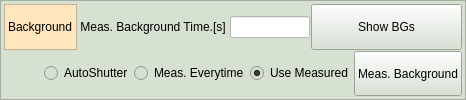
           <widget class="QFrame" name="frame_15">
            <property name="styleSheet">
             <string notr="true">background-color: rgb(215, 225, 210);</string>
            </property>
            <property name="frameShape">
             <enum>QFrame::StyledPanel</enum>
            </property>
            <property name="frameShadow">
             <enum>QFrame::Raised</enum>
            </property>
            <layout class="QGridLayout" name="gridLayout">
             <property name="leftMargin">
              <number>3</number>
             </property>
             <property name="topMargin">
              <number>3</number>
             </property>
             <property name="rightMargin">
              <number>3</number>
             </property>
             <property name="bottomMargin">
              <number>3</number>
             </property>
             <property name="spacing">
              <number>1</number>
             </property>
             <item row="0" column="0">
              <widget class="QLabel" name="label_4">
               <property name="sizePolicy">
                <sizepolicy hsizetype="Maximum" vsizetype="Preferred">
                 <horstretch>0</horstretch>
                 <verstretch>0</verstretch>
                </sizepolicy>
               </property>
               <property name="styleSheet">
                <string notr="true">background-color: rgb(255, 230,190);</string>
               </property>
               <property name="frameShape">
                <enum>QFrame::StyledPanel</enum>
               </property>
               <property name="frameShadow">
                <enum>QFrame::Raised</enum>
               </property>
               <property name="text">
                <string>Background</string>
               </property>
              </widget>
             </item>
             <item row="0" column="1">
              <layout class="QHBoxLayout" name="horizontalLayout_15">
               <item>
                <widget class="QLabel" name="label_7">
                 <property name="sizePolicy">
                  <sizepolicy hsizetype="Preferred" vsizetype="Preferred">
                   <horstretch>0</horstretch>
                   <verstretch>0</verstretch>
                  </sizepolicy>
                 </property>
                 <property name="text">
                  <string>Meas. Background Time.[s] </string>
                 </property>
                 <property name="alignment">
                  <set>Qt::AlignRight|Qt::AlignTrailing|Qt::AlignVCenter</set>
                 </property>
                </widget>
               </item>
               <item>
                <widget class="QLineEdit" name="MeasBackTime">
                 <property name="sizePolicy">
                  <sizepolicy hsizetype="Preferred" vsizetype="Fixed">
                   <horstretch>0</horstretch>
                   <verstretch>0</verstretch>
                  </sizepolicy>
                 </property>
                 <property name="maximumSize">
                  <size>
                   <width>80</width>
                   <height>16777215</height>
                  </size>
                 </property>
                 <property name="styleSheet">
                  <string notr="true">background-color: rgb(255, 255, 255);</string>
                 </property>
                 <property name="alignment">
                  <set>Qt::AlignRight|Qt::AlignTrailing|Qt::AlignVCenter</set>
                 </property>
                </widget>
               </item>
               <item>
                <widget class="QPushButton" name="ShowMeasuredBack">
                 <property name="sizePolicy">
                  <sizepolicy hsizetype="Preferred" vsizetype="Preferred">
                   <horstretch>0</horstretch>
                   <verstretch>0</verstretch>
                  </sizepolicy>
                 </property>
                 <property name="styleSheet">
                  <string notr="true"/>
                 </property>
                 <property name="text">
                  <string>Show BGs</string>
                 </property>
                </widget>
               </item>
              </layout>
             </item>
             <item row="1" column="0" colspan="2">
              <layout class="QHBoxLayout" name="horizontalLayout_4">
               <item>
                <spacer name="horizontalSpacer_12">
                 <property name="orientation">
                  <enum>Qt::Horizontal</enum>
                 </property>
                 <property name="sizeHint" stdset="0">
                  <size>
                   <width>40</width>
                   <height>20</height>
                  </size>
                 </property>
                </spacer>
               </item>
               <item>
                <widget class="QRadioButton" name="AutoShutter">
                 <property name="sizePolicy">
                  <sizepolicy hsizetype="Preferred" vsizetype="Fixed">
                   <horstretch>0</horstretch>
                   <verstretch>0</verstretch>
                  </sizepolicy>
                 </property>
                 <property name="toolTip">
                  <string>&lt;html&gt;&lt;head/&gt;&lt;body&gt;&lt;p&gt;Automatically shut I0 by strongly detuning of PEZ.&lt;/p&gt;&lt;/body&gt;&lt;/html&gt;</string>
                 </property>
                 <property name="text">
                  <string>AutoShutter</string>
                 </property>
                 <property name="checked">
                  <bool>false</bool>
                 </property>
                 <property name="autoExclusive">
                  <bool>false</bool>
                 </property>
                </widget>
               </item>
               <item>
                <widget class="QRadioButton" name="MeasBackBeforeMeas">
                 <property name="sizePolicy">
                  <sizepolicy hsizetype="Preferred" vsizetype="Fixed">
                   <horstretch>0</horstretch>
                   <verstretch>0</verstretch>
                  </sizepolicy>
                 </property>
                 <property name="text">
                  <string>Meas. Everytime</string>
                 </property>
                 <property name="checked">
                  <bool>false</bool>
                 </property>
                </widget>
               </item>
               <item>
                <widget class="QRadioButton" name="UseMeasured">
                 <property name="sizePolicy">
                  <sizepolicy hsizetype="Preferred" vsizetype="Fixed">
                   <horstretch>0</horstretch>
                   <verstretch>0</verstretch>
                  </sizepolicy>
                 </property>
                 <property name="text">
                  <string>Use Measured</string>
                 </property>
                 <property name="checked">
                  <bool>true</bool>
                 </property>
                </widget>
               </item>
               <item>
                <widget class="QPushButton" name="MeasBackGround">
                 <property name="sizePolicy">
                  <sizepolicy hsizetype="Preferred" vsizetype="Preferred">
                   <horstretch>0</horstretch>
                   <verstretch>0</verstretch>
                  </sizepolicy>
                 </property>
                 <property name="toolTip">
                  <string>When it is displayed as &quot;Shutter Close!&quot;, check the shutter is closed and push the button.
When it is displayed as &quot;Shutter Open!, check the shutter is opend and push the button.</string>
                 </property>
                 <property name="styleSheet">
                  <string notr="true"/>
                 </property>
                 <property name="text">
                  <string>Meas. Background</string>
                 </property>
                </widget>
               </item>
              </layout>
             </item>
            </layout>
           </widget>
